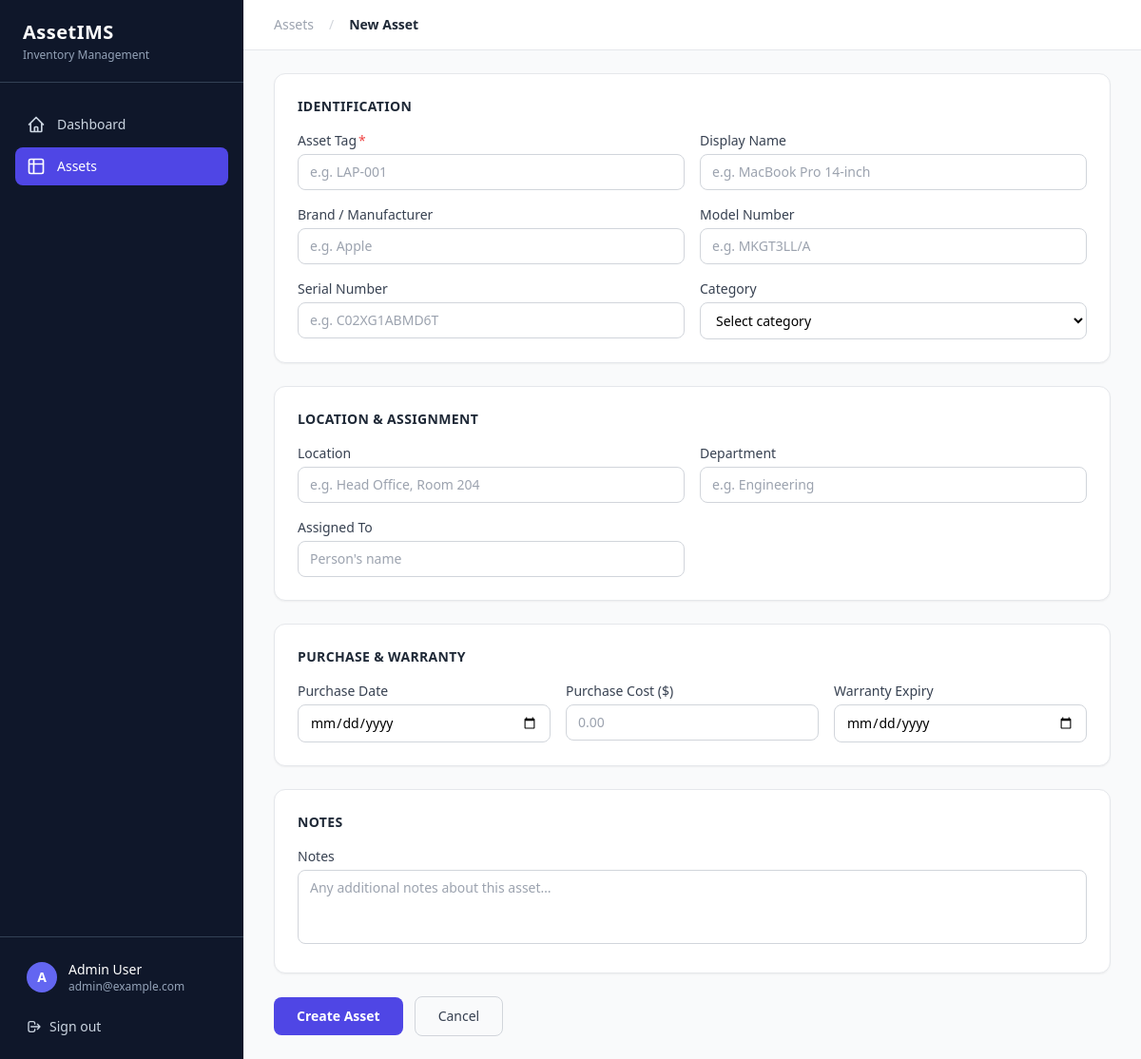
Screenshot of /assets/new (signed in) with the database file from the repository.
### app/db/models/user.py (models this page shows)
class User(Base):
    __tablename__ = "users"
    id: Mapped[int] = mapped_column(primary_key=True, index=True)
    email: Mapped[str] = mapped_column(String(255), unique=True, index=True, nullable=False)
    full_name: Mapped[str] = mapped_column(String(255), nullable=False)
    password_hash: Mapped[str] = mapped_column(String(255), nullable=False)
    is_active: Mapped[bool] = mapped_column(Boolean, default=True)
    created_at: Mapped[DateTime] = mapped_column(DateTime(timezone=True), server_default=func.now())

### app/web/router.py (the view)
@router.get("/assets/new", response_class=HTMLResponse)
def asset_new(request: Request, db: Session = Depends(get_db)):
    user = _get_user(request, db)
    if not user:
        return RedirectResponse(url="/login", status_code=302)
    return templates.TemplateResponse("assets/new.html", _ctx(
        request, user,
        categories=CATEGORIES,
        active_page="assets",
    ))

### app/templates/assets/new.html (shortened to what this page needs)
{% extends "base.html" %}
{% from "assets/_form.html" import field, select_field, textarea_field %}
{% block breadcrumb %}
<a href="/assets" class="text-gray-400 hover:text-gray-600">Assets</a>
<span class="mx-2 text-gray-300">/</span>
<span class="font-semibold text-gray-800">New Asset</span>
{% endblock %}
{% block content %}
<form method="post" action="/assets" class="max-w-4xl space-y-6">
  <div class="bg-white rounded-xl border border-gray-200 shadow-sm p-6">
    <h2 class="text-sm font-semibold text-gray-800 uppercase tracking-wide mb-4">Identification</h2>
    <div class="grid grid-cols-1 md:grid-cols-2 gap-4">
      {{ field("Asset Tag", "asset_tag", placeholder="e.g. LAP-001", required=true) }}
      {{ field("Display Name", "name", placeholder="e.g. MacBook Pro 14-inch") }}
      {{ field("Brand / Manufacturer", "brand", placeholder="e.g. Apple") }}
      {{ field("Model Number", "model_no", placeholder="e.g. MKGT3LL/A") }}
      {{ field("Serial Number", "serial_no", placeholder="e.g. C02XG1ABMD6T") }}
      {{ select_field("Category", "category", categories, placeholder="Select category") }}
    </div>
  </div>
  <div class="bg-white rounded-xl border border-gray-200 shadow-sm p-6">
    <h2 class="text-sm font-semibold text-gray-800 uppercase tracking-wide mb-4">Location & Assignment</h2>
    <div class="grid grid-cols-1 md:grid-cols-2 gap-4">
      {{ field("Location", "location", placeholder="e.g. Head Office, Room 204") }}
      {{ field("Department", "department", placeholder="e.g. Engineering") }}
      {{ field("Assigned To", "assigned_to", placeholder="Person's name") }}
    </div>
  </div>
  <div class="bg-white rounded-xl border border-gray-200 shadow-sm p-6">
    <h2 class="text-sm font-semibold text-gray-800 uppercase tracking-wide mb-4">Purchase & Warranty</h2>
    <div class="grid grid-cols-1 md:grid-cols-3 gap-4">
      {{ field("Purchase Date", "purchase_date", type="date") }}
      {{ field("Purchase Cost ($)", "purchase_cost", type="number", placeholder="0.00") }}
      {{ field("Warranty Expiry", "warranty_expiry", type="date") }}
    </div>
  </div>
  <div class="bg-white rounded-xl border border-gray-200 shadow-sm p-6">
    <h2 class="text-sm font-semibold text-gray-800 uppercase tracking-wide mb-4">Notes</h2>
    {{ textarea_field("Notes", "notes", placeholder="Any additional notes about this asset…") }}
  </div>
  <div class="flex items-center gap-3">
    <button type="submit"
            class="px-6 py-2.5 bg-indigo-600 hover:bg-indigo-700 text-white text-sm font-semibold rounded-lg transition-colors">
      Create Asset
    </button>
    <a href="/assets" class="px-6 py-2.5 border border-gray-300 text-gray-700 text-sm font-medium rounded-lg hover:bg-gray-50 transition-colors">
      Cancel
    </a>
  </div>
</form>
{% endblock %}

### app/templates/base.html (shortened to what this page needs)
<!DOCTYPE html>
<html lang="en">
<head>
  <script src="https://cdn.tailwindcss.com"></script>
</head>
<body class="bg-gray-50 min-h-screen flex">
  <aside class="w-64 min-h-screen bg-slate-900 text-white flex flex-col fixed top-0 left-0 z-30">
    <div class="px-6 py-5 border-b border-slate-700">
      <span class="text-xl font-bold tracking-wide text-white">AssetIMS</span>
      <p class="text-xs text-slate-400 mt-0.5">Inventory Management</p>
    </div>
    <nav class="flex-1 px-4 py-6 space-y-1">
      <a href="/home"
         class="flex items-center gap-3 px-3 py-2.5 rounded-lg text-sm font-medium transition-colors
                {{ 'bg-indigo-600 text-white' if active_page == 'home' else 'text-slate-300 hover:bg-slate-800 hover:text-white' }}">
        <svg class="w-5 h-5 flex-shrink-0" fill="none" stroke="currentColor" viewBox="0 0 24 24">
          <path stroke-linecap="round" stroke-linejoin="round" stroke-width="2"
                d="M3 12l2-2m0 0l7-7 7 7M5 10v10a1 1 0 001 1h3m10-11l2 2m-2-2v10a1 1 0 01-1 1h-3m-6 0a1 1 0 001-1v-4a1 1 0 011-1h2a1 1 0 011 1v4a1 1 0 001 1m-6 0h6"/>
        </svg>
        Dashboard
      </a>
      <a href="/assets"
         class="flex items-center gap-3 px-3 py-2.5 rounded-lg text-sm font-medium transition-colors
                {{ 'bg-indigo-600 text-white' if active_page == 'assets' else 'text-slate-300 hover:bg-slate-800 hover:text-white' }}">
        <svg class="w-5 h-5 flex-shrink-0" fill="none" stroke="currentColor" viewBox="0 0 24 24">
          <path stroke-linecap="round" stroke-linejoin="round" stroke-width="2"
                d="M9 3H5a2 2 0 00-2 2v4m6-6h10a2 2 0 012 2v4M9 3v18m0 0h10a2 2 0 002-2V9M9 21H5a2 2 0 01-2-2V9m0 0h18"/>
        </svg>
        Assets
      </a>
    </nav>
    <div class="px-4 py-4 border-t border-slate-700">
      <div class="flex items-center gap-3 px-3 py-2">
        <div class="w-8 h-8 rounded-full bg-indigo-500 flex items-center justify-center text-sm font-bold flex-shrink-0">
          {{ user.full_name[0] | upper if user else 'A' }}
        </div>
        <div class="flex-1 min-w-0">
          <p class="text-sm font-medium text-white truncate">{{ user.full_name if user else 'Admin' }}</p>
          <p class="text-xs text-slate-400 truncate">{{ user.email if user else '' }}</p>
        </div>
      </div>
      <form method="post" action="/logout" class="mt-2">
        <button type="submit"
                class="w-full flex items-center gap-2 px-3 py-2 rounded-lg text-sm text-slate-300 hover:bg-slate-800 hover:text-white transition-colors">
          <svg class="w-4 h-4" fill="none" stroke="currentColor" viewBox="0 0 24 24">
            <path stroke-linecap="round" stroke-linejoin="round" stroke-width="2"
                  d="M17 16l4-4m0 0l-4-4m4 4H7m6 4v1a3 3 0 01-3 3H6a3 3 0 01-3-3V7a3 3 0 013-3h4a3 3 0 013 3v1"/>
          </svg>
          Sign out
        </button>
      </form>
    </div>
  </aside>
  <div class="ml-64 flex-1 flex flex-col min-h-screen">
    <header class="bg-white border-b border-gray-200 px-8 py-4 flex items-center justify-between sticky top-0 z-20">
      <div class="flex items-center gap-2 text-sm text-gray-500">
        {% block breadcrumb %}<span class="font-semibold text-gray-800">{% block page_title %}{% endblock %}</span>{% endblock %}
      </div>
    </header>
    <main class="flex-1 px-8 py-6">
      {% block content %}{% endblock %}
    </main>
  </div>
</body>
</html>

### rows the page displays
User: full_name "A", full_name "Admin User", email "admin@example.com"

### other values shown
{{ label }} "Asset Tag Display Name Brand / Manufacturer Model Number Serial Number Location Department Assigned To Purchase Date Purchase Cost ($) Warranty Expiry"
{{ label }} "Category"
{{ label }} "Notes"
form field category "Select category"
